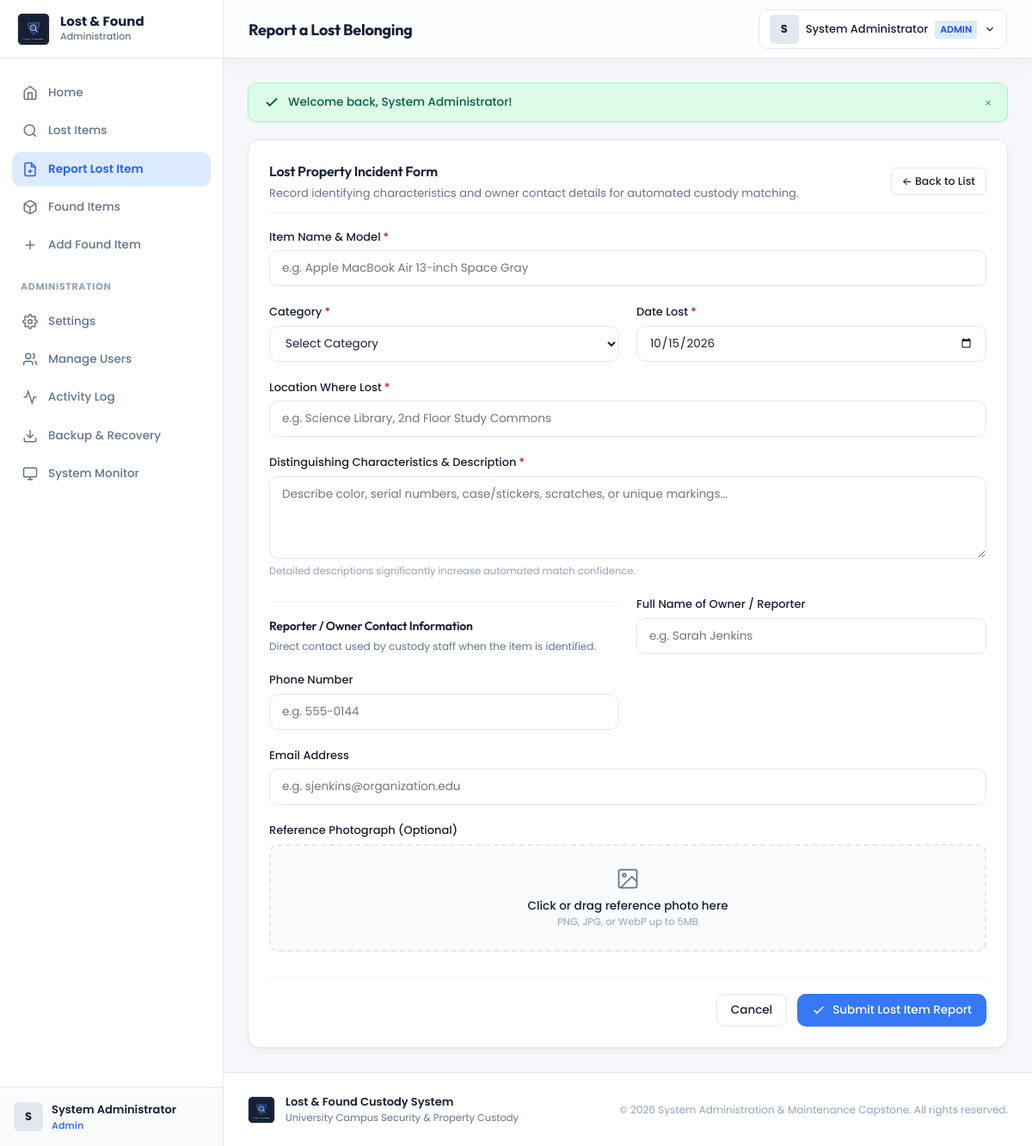
The app's page /lost_items/report.php (signed in) with its own data.
### tables this page shows
CREATE TABLE `system_settings` (
  `id` int(11) NOT NULL AUTO_INCREMENT,
  `setting_key` varchar(50) NOT NULL,
  `setting_value` text NOT NULL,
  `setting_group` varchar(50) NOT NULL DEFAULT 'general',
  `description` varchar(255) DEFAULT NULL,
  `updated_at` timestamp NOT NULL DEFAULT CURRENT_TIMESTAMP ON UPDATE CURRENT_TIMESTAMP,
  PRIMARY KEY (`id`),
  UNIQUE KEY `uk_setting_key` (`setting_key`)
);

### includes/functions.php (called while the page is built, shortened)
<?php
function e($value): string {
    return htmlspecialchars((string)($value ?? ''), ENT_QUOTES, 'UTF-8');
}
function get_system_setting(string $key, string $default = ''): string {
    try {
        $db = get_db_connection();
        $stmt = $db->prepare("SELECT setting_value FROM system_settings WHERE setting_key = :k LIMIT 1");
        $stmt->execute(['k' => $key]);
        $val = $stmt->fetchColumn();
        if ($val !== false) {
            return (string)$val;
        }
    } catch (Exception $e) {
        error_log('Failed to fetch setting ' . $key . ': ' . $e->getMessage());
    }
    return $default;
}
function get_logo_url(): string {
    if (file_exists(APP_ROOT . '/picture/logo.svg')) {
        return BASE_URL . '/picture/logo.svg';
    }
    return BASE_URL . '/assets/images/logo-fallback.svg';
}

### lost_items/report.php (the view, shortened to what this page needs)
<?php
require_once APP_ROOT . '/includes/functions.php';
require_once APP_ROOT . '/includes/header.php';
require_once APP_ROOT . '/includes/sidebar.php';
?>
<div class="app-main">
    <?php require_once APP_ROOT . '/includes/navbar.php'; ?>
    <div class="content-wrapper">
        <?php require_once APP_ROOT . '/includes/flash_messages.php'; ?>
        <div class="card" style="max-width: 960px; margin: 0 auto;">
            <div class="card-header">
                <div>
                    <h2 class="card-title">Lost Property Incident Form</h2>
                    <p style="font-size: 13px; color: var(--text-secondary); margin-top: 4px;">
                        Record identifying characteristics and owner contact details for automated custody matching.
                    </p>
                </div>
                <a href="<?= BASE_URL ?>/lost_items/index.php" class="btn btn-secondary btn-sm">&larr; Back to List</a>
            </div>
            <form method="POST" action="<?= BASE_URL ?>/lost_items/process.php" enctype="multipart/form-data">
                <div class="form-grid-2col">
                    <div class="form-group col-span-2">
                        <label for="item_name" class="form-label required">Item Name &amp; Model</label>
                        <input type="text" id="item_name" name="item_name" class="form-control" placeholder="e.g. Apple MacBook Air 13-inch Space Gray" required autofocus>
                    </div>
                    <div class="form-group">
                        <label for="category_id" class="form-label required">Category</label>
                        <select id="category_id" name="category_id" class="form-control" required>
                            <option value="">Select Category</option>
                        </select>
                    </div>
                    <div class="form-group">
                        <label for="date_lost" class="form-label required">Date Lost</label>
                        <input type="date" id="date_lost" name="date_lost" class="form-control" max="<?= date('Y-m-d') ?>" value="<?= date('Y-m-d') ?>" required>
                    </div>
                    <div class="form-group col-span-2">
                        <label for="location_lost" class="form-label required">Location Where Lost</label>
                        <input type="text" id="location_lost" name="location_lost" class="form-control" placeholder="e.g. Science Library, 2nd Floor Study Commons" required>
                    </div>
                    <div class="form-group col-span-2">
                        <label for="description" class="form-label required">Distinguishing Characteristics &amp; Description</label>
                        <textarea id="description" name="description" class="form-control" placeholder="Describe color, serial numbers, case/stickers, scratches, or unique markings..." required></textarea>
                        <span class="form-helper">Detailed descriptions significantly increase automated match confidence.</span>
                    </div>
                    <div class="col-span-2" style="border-top: 1px solid var(--border-light); padding-top: 18px; margin-top: 6px;">
                        <h4 style="font-size: 14px; margin-bottom: 4px;">Reporter / Owner Contact Information</h4>
                        <p style="font-size: 12px; color: var(--text-secondary);">Direct contact used by custody staff when the item is identified.</p>
                    </div>
                    <div class="form-group">
                        <label for="contact_name" class="form-label">Full Name of Owner / Reporter</label>
                        <input type="text" id="contact_name" name="contact_name" class="form-control" placeholder="e.g. Sarah Jenkins">
                    </div>
                    <div class="form-group">
                        <label for="contact_phone" class="form-label">Phone Number</label>
                        <input type="tel" id="contact_phone" name="contact_phone" class="form-control" placeholder="e.g. 555-0144">
                    </div>
                    <div class="form-group col-span-2">
                        <label for="contact_email" class="form-label">Email Address</label>
                        <input type="email" id="contact_email" name="contact_email" class="form-control" placeholder="e.g. sjenkins@organization.edu">
                    </div>
                    <div class="form-group col-span-2">
                        <label class="form-label">Reference Photograph (Optional)</label>
                        <label class="file-upload-box" for="itemImageInput">
                            <div id="uploadPrompt">
                                <svg width="28" height="28" viewBox="0 0 24 24" fill="none" stroke="currentColor" stroke-width="1.5" style="margin:0 auto 8px;display:block;color:var(--text-secondary);"><rect x="3" y="3" width="18" height="18" rx="2" ry="2"/><circle cx="8.5" cy="8.5" r="1.5"/><polyline points="21 15 16 10 5 21"/></svg>
                                <div style="font-size: 13.5px; font-weight: 500; color: var(--text-primary);">Click or drag reference photo here</div>
                                <div class="form-helper">PNG, JPG, or WebP up to 5MB</div>
                            </div>
                        </label>
                    </div>
                </div>
                <div class="form-actions-bar">
                    <a href="<?= BASE_URL ?>/lost_items/index.php" class="btn btn-secondary">Cancel</a>
                    <button type="submit" class="btn btn-primary">
                        <svg width="16" height="16" viewBox="0 0 24 24" fill="none" stroke="currentColor" stroke-width="2.5"><polyline points="20 6 9 17 4 12"/></svg>
                        <span>Submit Lost Item Report</span>
                    </button>
                </div>
            </form>
        </div>
<?php
require_once APP_ROOT . '/includes/footer.php';
?>

### includes/footer.php (shortened to what this page needs)
<?php
$orgName = get_system_setting('organization_name', 'Campus Security & Property Custody');
$sysName = get_system_setting('system_name', 'Lost & Found Management System');
$logoUrl = get_logo_url();
?>
    </div>
    <footer style="margin-top: auto; background: #FFFFFF; border-top: 1px solid var(--border-color); padding: 24px 28px;">
        <div style="max-width: 1400px; margin: 0 auto; display: flex; flex-wrap: wrap; justify-content: space-between; align-items: center; gap: 16px;">
            <div style="display: flex; align-items: center; gap: 12px;">
                <div style="width: 32px; height: 32px; border-radius: 6px; overflow: hidden; background: #172033; display: flex; align-items: center; justify-content: center; border: 1px solid var(--border-color);">
                    <img src="<?= e($logoUrl) ?>" alt="Logo" style="width: 100%; height: 100%; object-fit: contain; border-radius: 0;">
                </div>
                <div>
                    <div style="font-size: 13px; font-weight: 600; color: var(--text-primary);"><?= e($sysName) ?></div>
                    <div style="font-size: 11.5px; color: var(--text-secondary);"><?= e($orgName) ?></div>
                </div>
            </div>
            <div style="font-size: 12px; color: var(--text-muted);">
                &copy; <?= date('Y') ?> System Administration &amp; Maintenance Capstone. All rights reserved.
            </div>
        </div>
    </footer>
    </div>
</div>
</body>
</html>

### assets/css/style.css (style rules this page uses)
:root { --bg-main: #F5F7FA; --surface-primary: #FFFFFF; --surface-secondary: #F0F3F7; --text-primary: #172033; --text-secondary: #64748B; --text-muted: #94A3B8; --accent-main: #3678F6; --accent-hover: #2563EB; --accent-soft: #DCEBFF; --border-color: #E2E8F0; --border-light: #F1F5F9; --success: #16856B; --success-bg: #DCFCE7; --warning: #B7791F; --warning-bg: #FEF3C7; --error: #C2414B; --error-bg: #FEE2E2; --radius-sm: 6px; --radius-md: 10px; --radius-lg: 14px; --radius-xl: 20px; --shadow-subtle: 0 1px 3px rgba(15, 23, 42, 0.04), 0 1px 2px rgba(15, 23, 42, 0.02); --shadow-card: 0 4px 12px rgba(15, 23, 42, 0.03), 0 1px 3px rgba(15, 23, 42, 0.04); --shadow-dropdown: 0 12px 30px rgba(15, 23, 42, 0.08), 0 4px 6px rgba(15, 23, 42, 0.04); --transition-fast: 0.15s ease; --transition-base: 0.2s cubic-bezier(0.16, 1, 0.3, 1); --sidebar-width: 260px; --topbar-height: 68px; }
*, *::before, *::after { box-sizing: border-box; margin: 0; padding: 0; }
body { font-family: 'Poppins', -apple-system, BlinkMacSystemFont, "Segoe UI", Roboto, sans-serif; background-color: var(--bg-main); color: var(--text-primary); font-size: 14px; line-height: 1.5; -webkit-font-smoothing: antialiased; min-height: 100vh; }
h1, h2, h3, h4, .brand-display { font-family: 'Outfit', 'Poppins', sans-serif; color: var(--text-primary); font-weight: 600; letter-spacing: -0.015em; }
a { color: var(--accent-main); text-decoration: none; transition: color var(--transition-fast); }
.app-main { margin-left: var(--sidebar-width); flex: 1; display: flex; flex-direction: column; min-height: 100vh; }
.btn { display: inline-flex; align-items: center; justify-content: center; gap: 8px; font-family: inherit; font-size: 13.5px; font-weight: 500; padding: 8px 16px; border-radius: var(--radius-md); border: 1px solid transparent; cursor: pointer; transition: all var(--transition-fast); text-decoration: none; white-space: nowrap; }
.btn-primary { background-color: var(--accent-main); color: #FFFFFF; box-shadow: 0 1px 2px rgba(54, 120, 246, 0.16); }
.btn-secondary { background-color: var(--surface-primary); border-color: var(--border-color); color: var(--text-primary); }
.btn-sm { padding: 6px 12px; font-size: 12.5px; border-radius: var(--radius-sm); }
.content-wrapper { flex: 1; padding: 28px; max-width: 1400px; width: 100%; margin: 0 auto; }
.card { background: var(--surface-primary); border: 1px solid var(--border-color); border-radius: var(--radius-lg); box-shadow: var(--shadow-card); padding: 24px; margin-bottom: 24px; }
.card-header { display: flex; align-items: center; justify-content: space-between; margin-bottom: 18px; padding-bottom: 12px; border-bottom: 1px solid var(--border-light); }
.card-title { font-size: 16px; font-weight: 600; color: var(--text-primary); }

### assets/css/forms.css (style rules this page uses)
.form-grid-2col { display: grid; grid-template-columns: 1fr 1fr; gap: 20px; }
.form-group { display: flex; flex-direction: column; gap: 6px; }
.form-group.col-span-2 { grid-column: span 2; }
.form-label { font-size: 13px; font-weight: 500; color: var(--text-primary); }
.form-label.required::after { content: " *"; color: var(--error); font-weight: bold; }
.form-control { width: 100%; height: 42px; padding: 8px 14px; font-family: inherit; font-size: 13.5px; color: var(--text-primary); background-color: var(--surface-primary); border: 1px solid var(--border-color); border-radius: var(--radius-md); outline: none; transition: border-color var(--transition-fast), box-shadow var(--transition-fast); }
textarea.form-control { height: auto; min-height: 96px; resize: vertical; padding: 10px 14px; }
.form-helper { font-size: 11.5px; color: var(--text-muted); }
.file-upload-box { border: 2px dashed var(--border-color); border-radius: var(--radius-md); padding: 24px; text-align: center; background: #FAFBFC; cursor: pointer; transition: border-color var(--transition-fast), background var(--transition-fast); }
.form-actions-bar { display: flex; align-items: center; justify-content: flex-end; gap: 12px; margin-top: 28px; padding-top: 20px; border-top: 1px solid var(--border-light); }

### records on screen
system_settings: setting_value "Lost & Found Custody System"
system_settings: setting_value "University Campus Security & Property Custody"

### other values on screen
substr($user['full_name'] ?? 'U', 0, 1) "S"
$user['full_name'] "System Administrator"
$user['role'] "Admin"
$pageHeading "Report a Lost Belonging"
substr($user['full_name'], 0, 1) "S"
$user['role'] "ADMIN"
$flash['message'] "Welcome back, System Administrator!"
